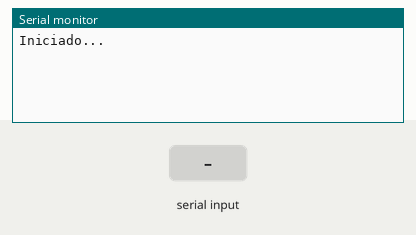
Recording of a sketch running on a simulated ESP32. Shown: the last lines printed to the serial monitor. The inputs (shaded band) are chosen by the test bench.

Above: at 2.2 s.
2.3 s: "1" received over the second serial link
At 2.8 s:
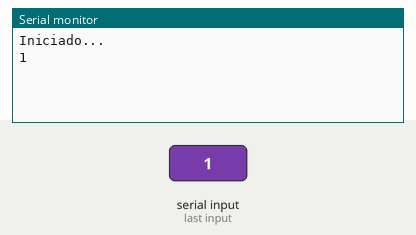
3.8 s: "0" received over the second serial link
At 5.1 s:
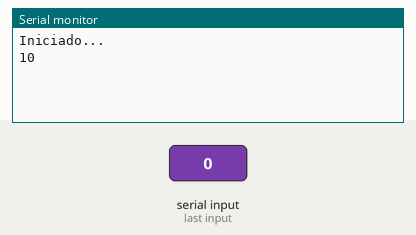

Measured:
- after the input at 2.3 s, the serial monitor: prints a new line at once (image 1)
- after the input at 3.8 s, the serial monitor: prints a new line at once (image 2)

The sketch:

sketch_apr15b.ino
```cpp
#define RXD2 16
#define TXD2 17
void setup()
{

  Serial2.begin(9600, SERIAL_8N1, RXD2, TXD2); // Iniciamos puerto serial virtual
  Serial.begin(115200);  // Iniciamos puerto serial
  delay(1000);         // Retrasamos 1 segundo
  Serial.println("Iniciado...");
}

void loop()
{
  comunicadatos();
}

void comunicadatos() {
  // Envíamos y recibimos datos
  if (Serial.available() > 0)
    Serial2.write(Serial.read());
  if (Serial2.available() > 0)
    Serial.write(Serial2.read());
}
```
